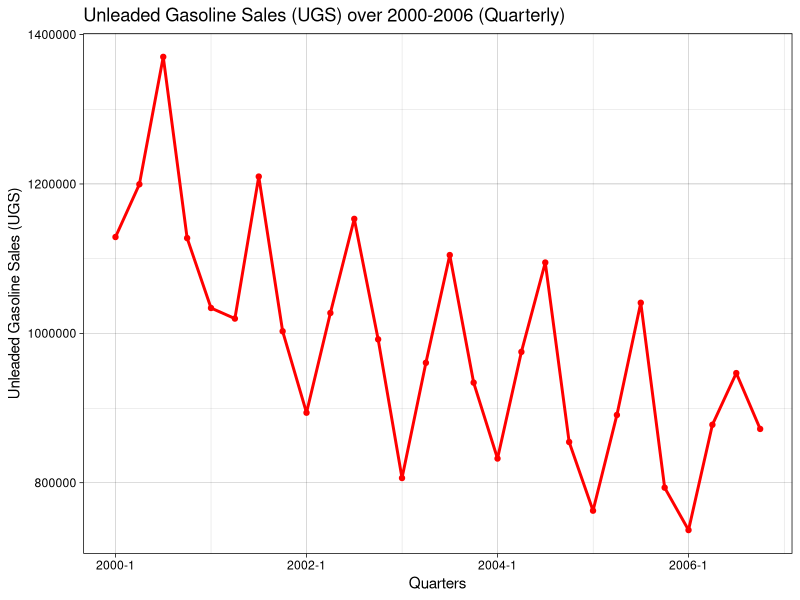
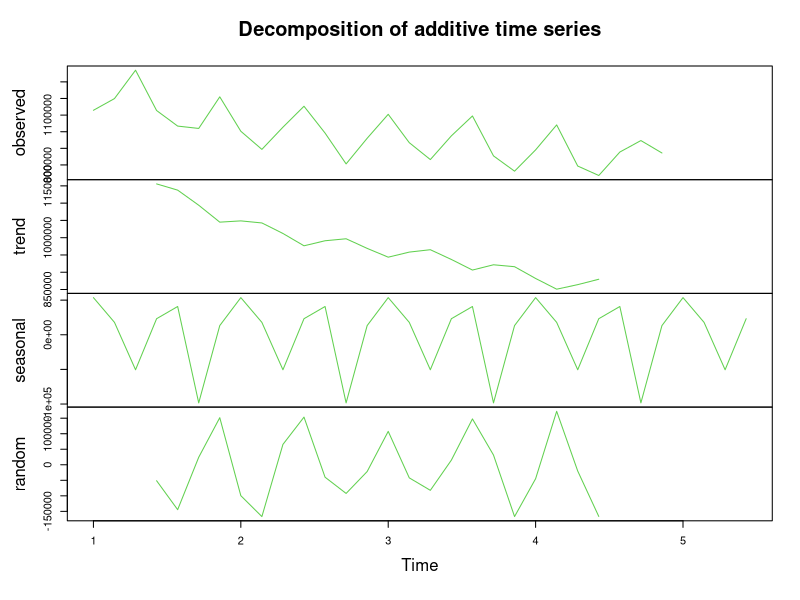
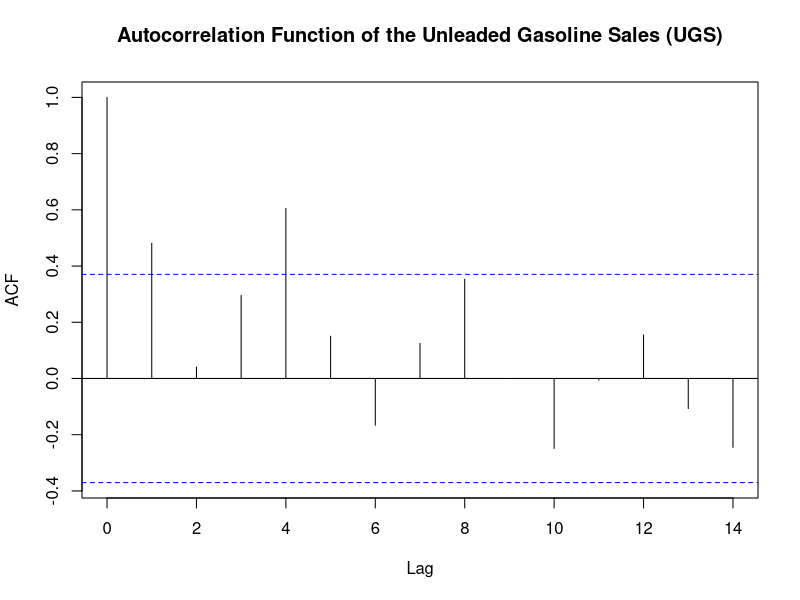
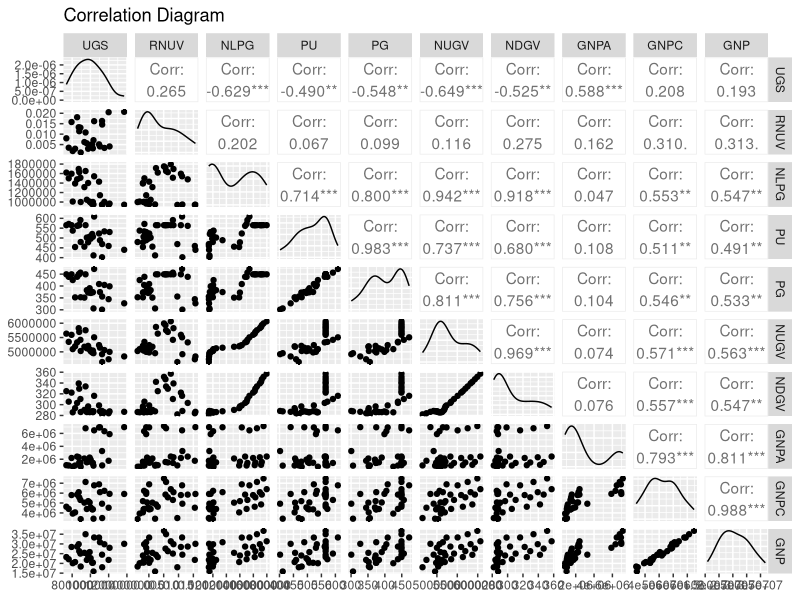
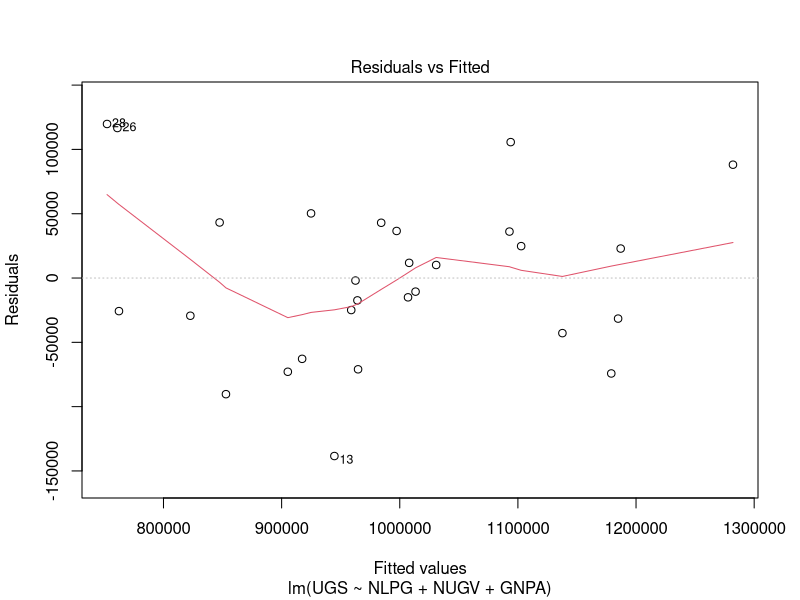
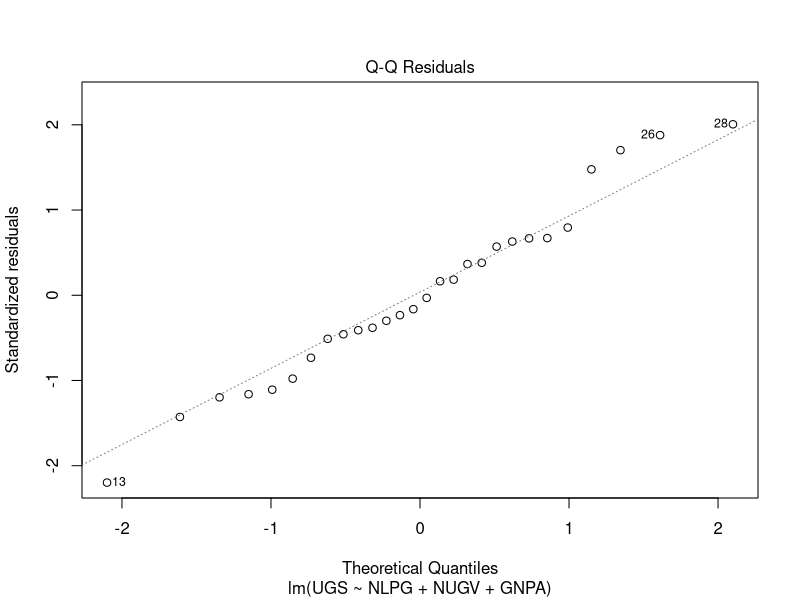
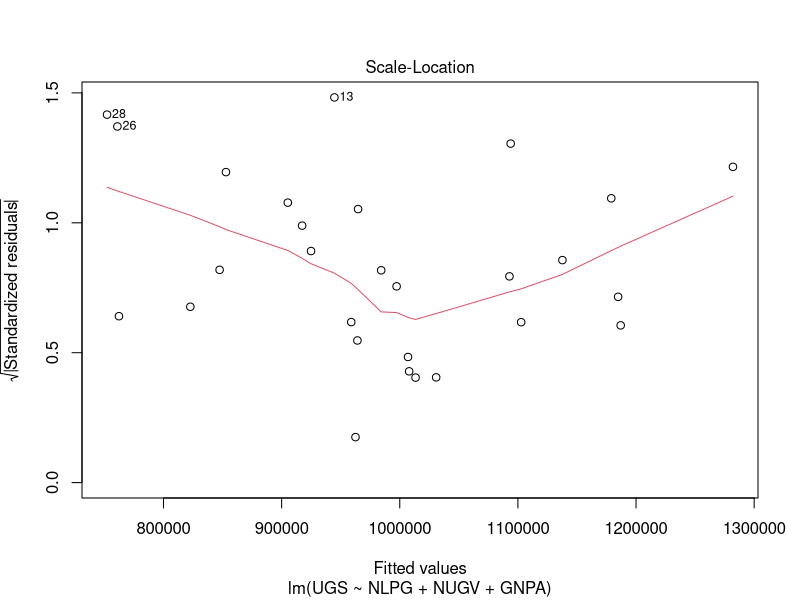
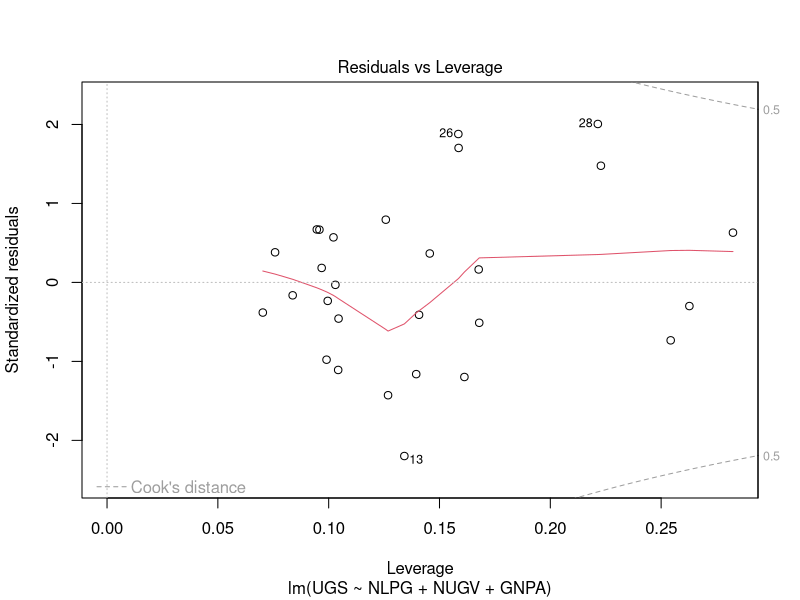

Source code (R) for these figures, in order:
## ---- chunk 1
library(readr)
library(dplyr)
library(urca)
library(data.table)
library(forecast)
library(ggplot2)
library(GGally)
library(corrplot)
library(zoo)
library(lubridate)
## ---- chunk 2
data <- read.csv(file = "IE360_Spring22_HW2_data.csv")
data<-data%>%
  rename(UGS=`Unleaded.Gasoline.Sale..UGS.`,
         RNUV=`RNUV`,
         NLPG=`X..LPG.Vehicles..NLPG.`,
         PU=`Price.of.Unleaded.Gasoline..PU.`,
         PG=`Price.of.Diesel.Gasoline..PG.`,
         NUGV=`X..Unleaded.Gasoline.Vehicles..NUGV.`,
         NDGV=`X..of.Diesel.Gasoline.Vehicles..NDGV.`,
         GNPA=`GNP.Agriculture`,
         GNPC=`GNP.Commerce`,
         GNP=`GNP.Total`)

data$Quarter <- as.yearqtr(gsub(pattern = "_Q", replacement = "q", data$Quarter),format="%Yq%q")
data$UGS <- as.numeric(gsub(pattern = " ", replacement = "", data$UGS))
data$NLPG <- as.numeric(gsub(pattern = " ", replacement = "", data$NLPG))
data$NUGV <- as.numeric(gsub(pattern = " ", replacement = "", data$NUGV))
data$GNPA <- as.numeric(gsub(pattern = " ", replacement = "", data$GNPA))
data$GNPC <- as.numeric(gsub(pattern = " ", replacement = "", data$GNPC))
data$GNP <- as.numeric(gsub(pattern = " ", replacement = "", data$GNP))

#trend
data<-data%>%mutate(trend=row_number())
#seasonality
data$season2 <- ifelse(quarters(data$Quarter) == "Q2", 1, 0)
data$season3 <- ifelse(quarters(data$Quarter) == "Q3", 1, 0)
data$season4 <- ifelse(quarters(data$Quarter) == "Q4", 1, 0)
head(data)
tail(data)
## ---- chunk 3
ggplot(data[1:28,1:2], aes(Quarter, UGS, group=1)) +
  geom_line(data = data[1:28,1:2], size=1, color="red", linetype = "solid") + geom_point(color="red", linetype = "solid") +
   ggtitle("Unleaded Gasoline Sales (UGS) over 2000-2006 (Quarterly)") +
    xlab("Quarters") + ylab("Unleaded Gasoline Sales (UGS)") +
    theme_linedraw()
## ---- chunk 4
unt_test=ur.kpss(data$UGS) 
summary(unt_test)

tsUGS = ts(data$UGS,freq=7)
ugs_decom = decompose(tsUGS)
plot(ugs_decom, col=3)
## ---- chunk 5
acf(data$UGS[1:28], plot = FALSE)
acf(data$UGS[1:28], plot = TRUE, main="Autocorrelation Function of the Unleaded Gasoline Sales (UGS)")
## ---- chunk 6
ggpairs(data.frame(data[,2:11]), cardinality_threshold = 32) + ggtitle("Correlation Diagram")
## ---- chunk 7
fit1<-lm(formula = UGS~NLPG+NUGV+GNPA, data=data[1:28,])
summary(fit1)
plot(fit1)
## ---- chunk 8
fit2<-lm(formula = UGS~NLPG+NUGV+GNPA+trend+season2+season3+season4, data=data[1:28,])
summary(fit2)
plot(fit2)
## ---- chunk 9

fit3<- lm(formula = UGS~NLPG+trend+season2+season3+season4, data=data[1:28,])
summary(fit3)
plot(fit3)
## ---- chunk 10
fit4<-lm(formula = log(UGS)~log(NLPG)+trend+season2+season3+season4, data=data[(1:28)!=6 & (1:28)!=12 & (1:28)!=28,])
summary(fit4)
plot(fit4)
## ---- chunk 11
checkresiduals(fit4)
## ---- chunk 12
copy <- data
prediction <- exp(predict(fit4, copy))
data$Prediction_UGS <- prediction

forecast = data.frame(data$Quarter, data$UGS, data$Prediction_UGS)
forecast

ggplot(forecast) +
  geom_line(aes(x=data.Quarter, y=data.UGS,color="Actual"),size=1)+
  geom_line(aes(x=data.Quarter, y=data.Prediction_UGS,color="Forecasted"),size=1)+
  labs(x="Quarters",
       y="Sales",
       title="Actual and Forecasted Values of UGS")+
  theme_linedraw()

## ---- chunk 13
print(paste("The predicted value of 2007-Quarter 1 : ", data$Prediction_UGS[29]))
print(paste("The predicted value of 2007-Quarter 2 : ", data$Prediction_UGS[30]))
print(paste("The predicted value of 2007-Quarter 3 : ", data$Prediction_UGS[31]))
print(paste("The predicted value of 2007-Quarter 4 : ", data$Prediction_UGS[32]))
